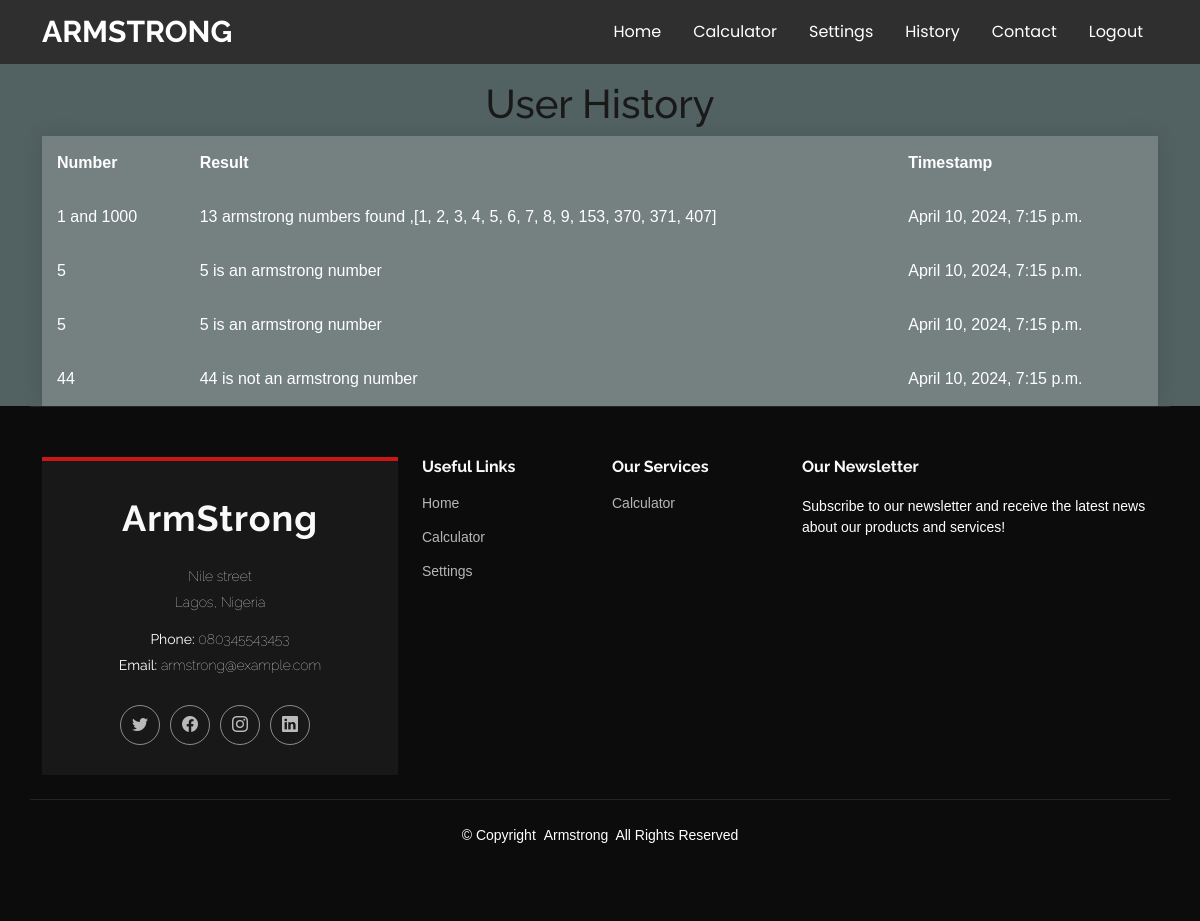
The app's page /history/ (signed in) with its own data.
### armstrong/models.py (models this page shows, shortened)
class History(models.Model):
    user = models.ForeignKey(User, on_delete=models.CASCADE)
    number = models.IntegerField(null=True)
    from_number = models.IntegerField(null=True)
    to_number = models.IntegerField(null=True)
    result = models.CharField(max_length=200,null=True)
    timestamp = models.DateTimeField(default=datetime.now, blank = True)

### armstrong/decorators.py (the view)
    def wrapper_func(request, *args, **kwargs):
        if not request.user.is_authenticated:
            return redirect('/')
        else:
            return view_func(request, *args, **kwargs)

### armstrong/views.py (called while the page is built)
@authenticated_user
def user_history(request):
    user_history = History.objects.filter(user=request.user).order_by('-timestamp')
    return render(request, 'history.html', {'user_history': user_history})

### template/history.html (shortened to what this page needs)
{% extends 'index.html' %}
{% block content %}
<body>
    <h1> _</h1>
    <h1>User History</h1>
    <div class="container">
        {% if user_history %}
            <table>
                <thead>
                    <tr>
                        <th>Number</th>
                        <th>Result</th>
                        <th>Timestamp</th>
                    </tr>
                </thead>
                <tbody>
                    {% for entry in user_history %}
                    <tr>
                        <td>
                            {% if entry.number %}
                                {{ entry.number }}
                            {% else %}
                                {{ entry.from_number }} and {{ entry.to_number }}
                            {% endif %}
                        </td>
                        <td>{{ entry.result }}</td>
                        <td>{{ entry.timestamp }}</td>
                    </tr>
                    {% endfor %}
                </tbody>
            </table>
        {% else %}
            <h2>No history found.</h2>
        {% endif %}
    </div>
</body>
{% endblock %}

### static/assets/css/main.css (style rules this page uses)
:root { --default-font: "Open Sans", system-ui, -apple-system, "Segoe UI", Roboto, "Helvetica Neue", Arial, "Noto Sans", "Liberation Sans", sans-serif, "Apple Color Emoji", "Segoe UI Emoji", "Segoe UI Symbol", "Noto Color Emoji"; --heading-font: "Raleway", sans-serif; --nav-font: "Poppins", sans-serif; }
:root { --background-color: #ffffff; --background-color-rgb: 255, 255, 255; --default-color: #444444; --default-color-rgb: 68, 68, 68; --heading-color: #191919; --heading-color-rgb: 25, 25, 25; --accent-color: #cc1616; --accent-color-rgb: 204, 22, 22; --contrast-color: #ffffff; --contrast-color-rgb: 255, 255, 255; }
:root { --nav-color: #ffffff; --nav-hover-color: #cc1616; --nav-dropdown-color: #212529; --nav-dropdown-hover-color: #cc1616; --nav-dropdown-background-color: #ffffff; }
:root { scroll-behavior: smooth; }
body { color: var(--default-color); background-color: var(--background-color); font-family: var(--default-font); }
h1, h2, h3, h4, h5, h6 { color: var(--heading-color); font-family: var(--heading-font); }

### template/history.html (style rules this page uses)
html, body { height: 100%; width: 100%; }
h1 { text-align: center; }
body { margin: 0; background-color: rgb(82, 97, 97); font-family: sans-serif; font-weight: 100; }
.container { width: 100%; }
table { width: 100%; border-collapse: collapse; overflow: hidden; box-shadow: 0 0 20px rgba(0,0,0,0.1); }
th, td { padding: 15px; background-color: rgba(255,255,255,0.2); color: #fff; }
th { text-align: left; }

### records on screen
History: from_number "1", to_number "1000", result "13 armstrong numbers found ,[1, 2, 3, 4, 5, 6, 7, 8, 9, 153, 370, 371, 407]", timestamp "April 10, 2024, 7:15 p.m."
History: number "5", result "5 is an armstrong number", timestamp "April 10, 2024, 7:15 p.m."
History: number "5", result "5 is an armstrong number", timestamp "April 10, 2024, 7:15 p.m."
History: number "44", result "44 is not an armstrong number", timestamp "April 10, 2024, 7:15 p.m."
